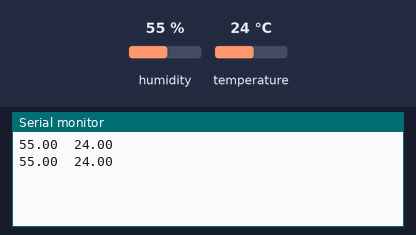
Recording of a sketch running on a simulated Arduino Uno, built with avr-gcc and run on an emulated ATmega328P. Shown: the last lines printed to the serial monitor. The inputs (shaded band) are chosen by the test bench; at power-on: humidity 55 %, temperature 24 °C.

Above: at 4.8 s.
4.9 s: humidity set to 22 %
At 6.5 s:
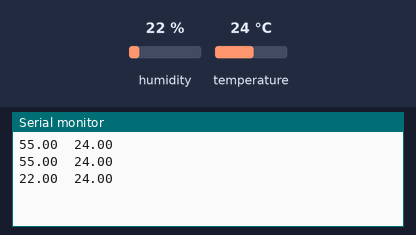
7.9 s: temperature set to 12 °C
At 8.9 s:
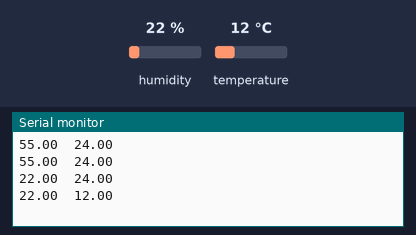
10.9 s: humidity set to 40 %
At 12.5 s:
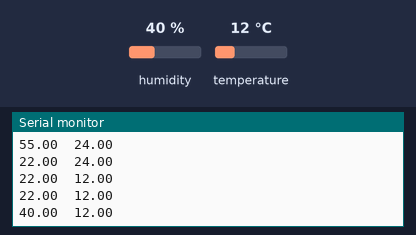
Timing chart, 0 to 14.0 s (numbered marks = the images above; inputs shaded):
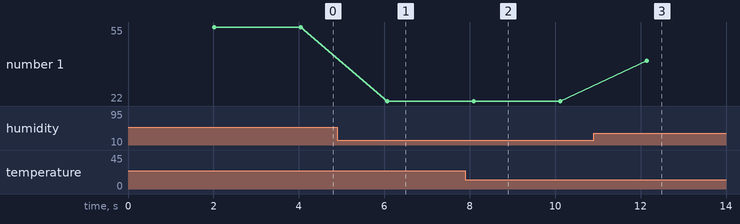

Measured:
- after the input at 4.9 s, the serial monitor: prints a new line after 1.2 s (image 1)
- after the input at 7.9 s, the serial monitor: prints a new line after 0.20 s (image 2)
- after the input at 10.9 s, the serial monitor: prints a new line after 1.2 s (image 3)
- plotted number 1: 55 → 22 after the input at 4.9 s, 22 → 40 after the input at 10.9 s

The sketch:

practica24.ino
```cpp
#include <Adafruit_Sensor.h>
#include <DHT.h>

// Set DHT pin:
#define DHTPIN 2
// Set DHT type, uncomment whatever type you're using!
#define DHTTYPE DHT11   // DHT 11
//#define DHTTYPE DHT22   // DHT 22  (AM2302)
//#define DHTTYPE DHT21   // DHT 21 (AM2301)
// Initialize DHT sensor for normal 16mhz Arduino:
DHT dht = DHT(DHTPIN, DHTTYPE);

void setup() {
  // Begin serial communication at a baud rate of 9600:
  Serial.begin(9600);
  // Setup sensor:
  dht.begin();
}
void loop() {
  // Wait a few seconds between measurements:
  delay(2000);
  float h = dht.readHumidity();

  float t = dht.readTemperature();   // Read the temperature as Celsius:

  float f = dht.readTemperature(true); // Read the temperature as Fahrenheit:

  // Check if any reads failed and exit early (to try again):
  if (isnan(h) || isnan(t) || isnan(f)) {
    Serial.println("Failed to read from DHT sensor!");
    return;
  }

  float hif = dht.computeHeatIndex(f, h); // Compute heat index in Fahrenheit (default):

  float hic = dht.computeHeatIndex(t, h, false); // Compute heat index in Celsius:
  Serial.print(h);
  Serial.print("\t");

  Serial.print(t);
  Serial.println();
}
```
